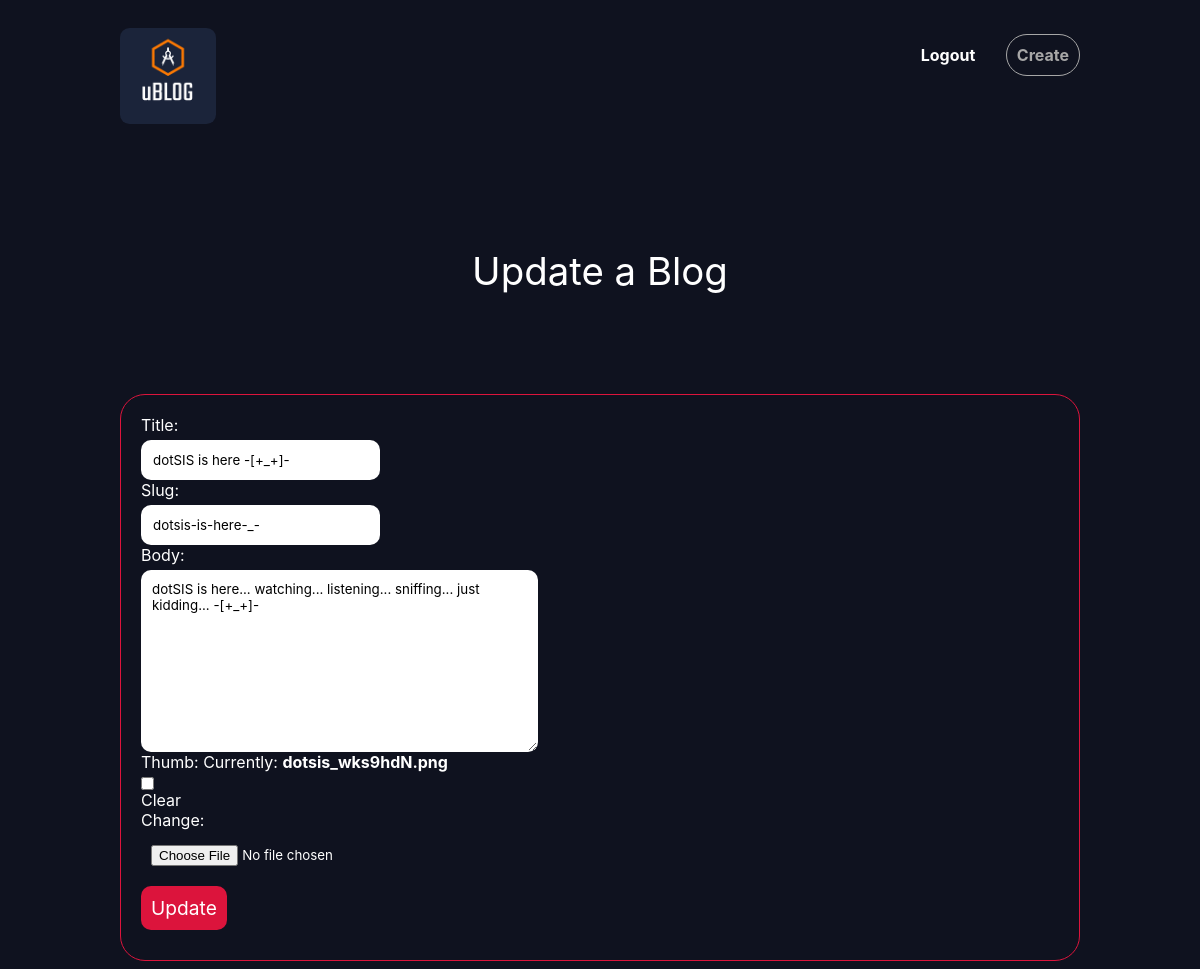
The app's page /blogs/update/dotsis-is-here-_-/ (signed in), older data.
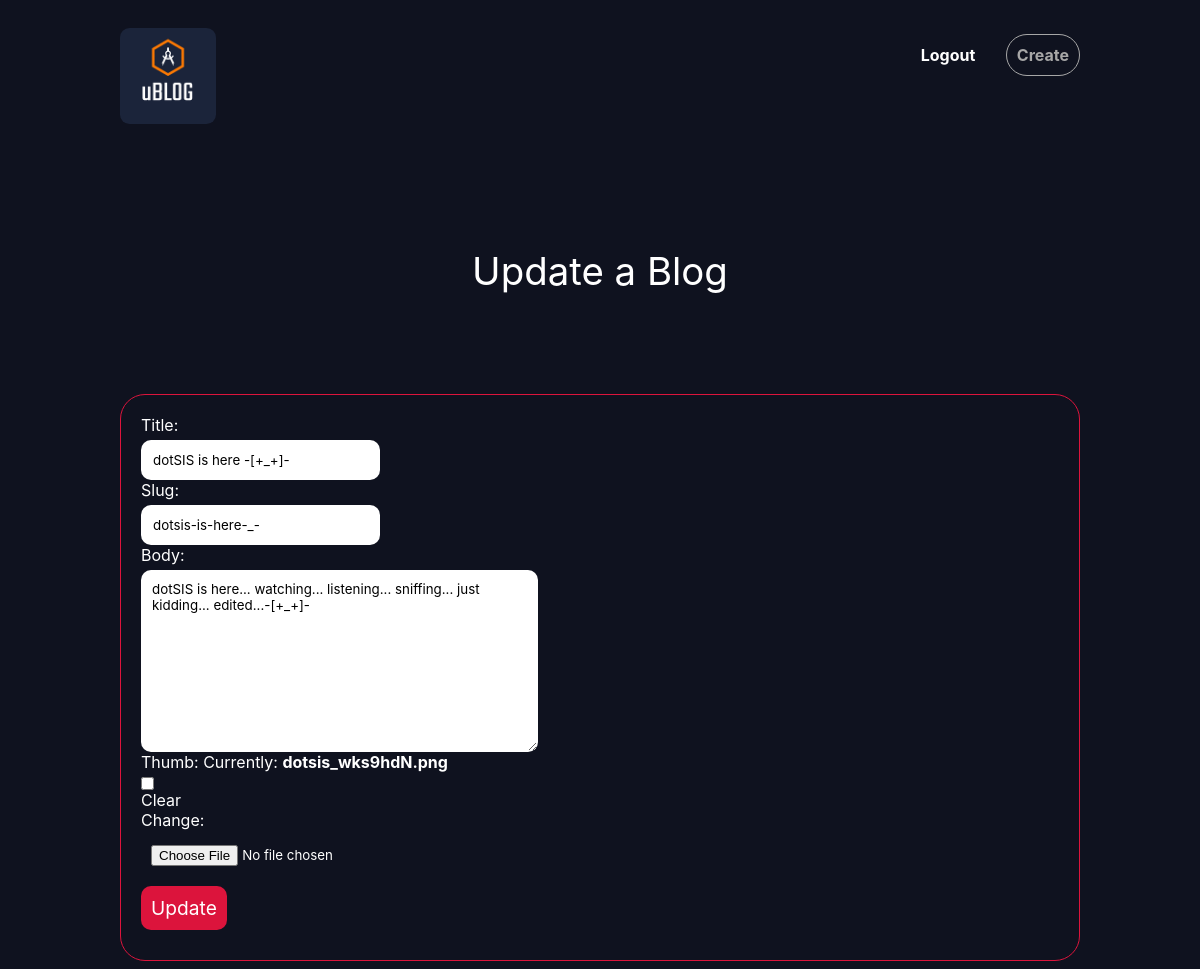
The same page, newer data.
### blogs/models.py (models this page shows, shortened)
class Blog(models.Model):
    title = models.CharField(max_length=100, blank=False, unique=True)
    slug = models.SlugField()
    body = models.TextField(blank=False)
    date = models.DateTimeField(auto_now_add=True)
    thumb = models.ImageField(default='default.png', blank=True)
    author = models.ForeignKey(User, default=None, on_delete=models.CASCADE)

### blogs/views.py (the view)
# urls.py: path('update/<slug>/', views.update_blog, name='update'),
@login_required(login_url="/accounts/login/")
def update_blog(request, slug):
    blog = Blog.objects.get(slug=slug)
    if request.method == 'POST':
        form = forms.UpdateBlog(request.POST, request.FILES, instance=blog)
        if form.is_valid():
            form.save()
            return redirect('blogs:blogs')
    else:
        form = forms.UpdateBlog(instance=blog)
        print(blog.author)
    return render(request, 'blogs/update.html', {'blog': blog ,'form': form})

### blogs/forms.py
class UpdateBlog(forms.ModelForm):
    class Meta:
        model = models.Blog
        fields = ['title', 'slug', 'body', 'thumb']

### blogs/templates/blogs/update.html (shortened to what this page needs)
{% extends 'base.html' %}
{% block content %}
    <div class="update-blog">
        <h1>Update a Blog</h1>
        <form action="{% url 'blogs:update' slug=blog.slug %}" class="site-form" method="post" enctype="multipart/form-data">
            {{ form }}
            <input type="submit" value="Update">
        </form>
    </div>
{% endblock %}

Row changes from the older to the newer data that the page shows:
changed Blog "dotSIS is here -[+_+]-": body "dotSIS is here... watching... listening... sniffing... just kidding... -[+_+]-" → "dotSIS is here... watching... listening... sniffing... just kidding... edited...-[+_+]-"
